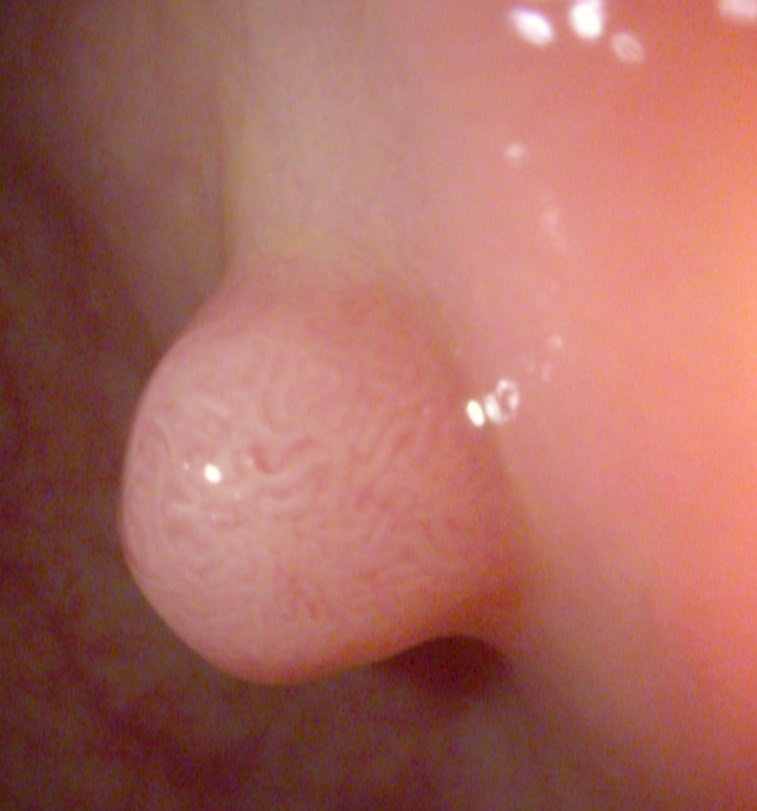
%> input picture polyp1.jpg, 757 x 811 px
$ octave task8.m   (GNU Octave 9; MATLAB toolbox functions it lacks are replaced by stand-ins)
%> lines starting %> are read from the running program, lines starting %| are printed output that depends on the picture; in (x1, y1, x2, y2) boxes, pixels count from 0 and x2, y2 are one past the last pixel; in counts of white or black regions, pixels touching at a corner belong together; the program's own positions count from 1
I = imread('polyp1.jpg');
%> I is the input picture: size 811x757x3 uint8; mean R, G, B 168.8, 105.6, 95.8
hsv = rgb2hsv(I);
%> hsv: size 811x757x3 double; mean H, S, V 0.142, 0.458, 0.662
h = hsv(:, :, 1); % Hue image.
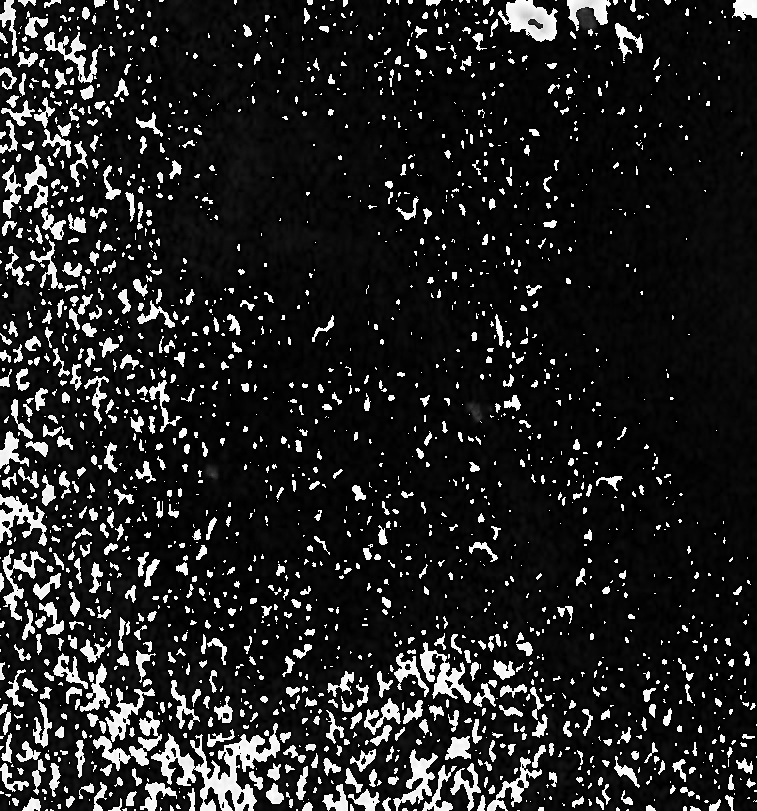
%> h: size 811x757 double; min 0, max 0.998, mean 0.142
s = hsv(:, :, 2); % Saturation image.
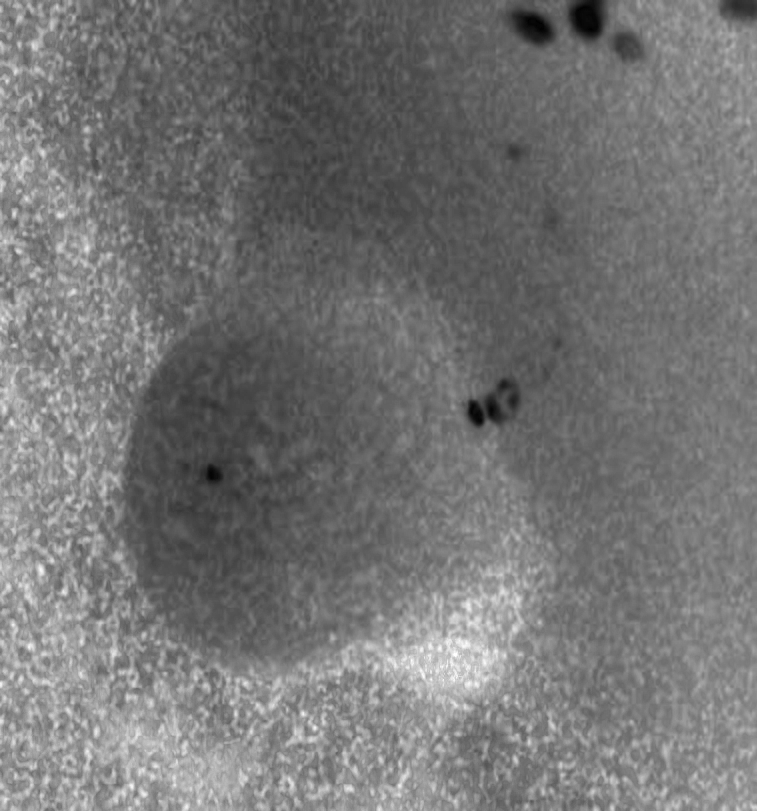
%> s: size 811x757 double; min 0.00392, max 1, mean 0.458
v = hsv(:, :, 3); % Value (intensity) image.
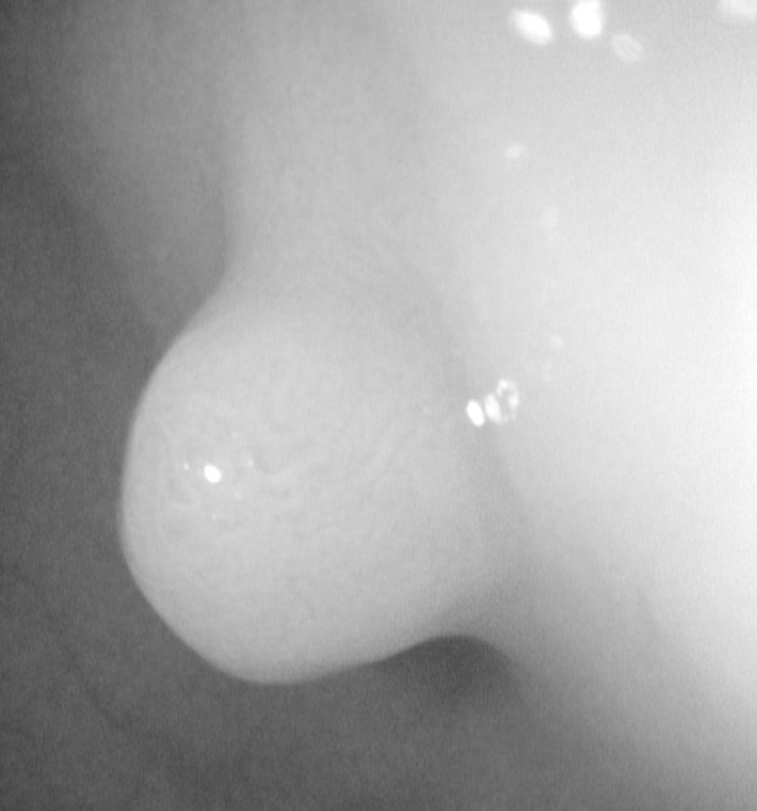
%> v: size 811x757 double; min 0.259, max 1, mean 0.662

imshow(h);

figure(2), imshow(s);
figure(3), imshow(s);

D = im2double(s);                            %converts to double
    E = graythresh(D);                           % threshold according to original image
%> E = 0.478

    bin = im2bw(D, 0.8);
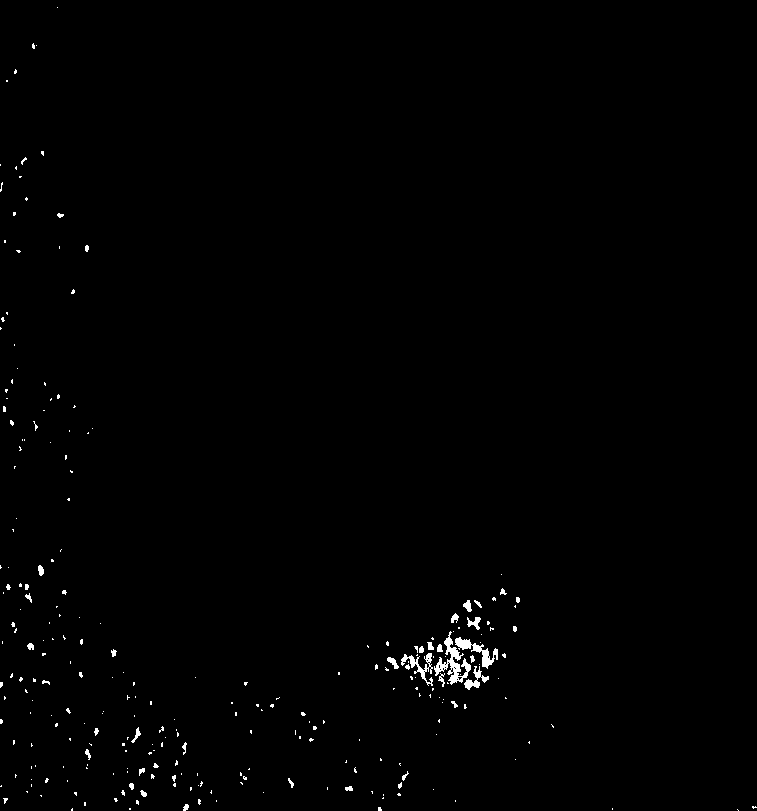
%> bin: size 811x757 logical; 0.67% white; 263 white regions (225 under 20 px), largest, box (x1, y1, x2, y2) and area: (434, 631, 471, 685) 634, (455, 637, 498, 669) 407, (401, 653, 433, 686) 314

    figure(4), imshow(bin);

$ run again, with 2.jpg copied over polyp1.jpg
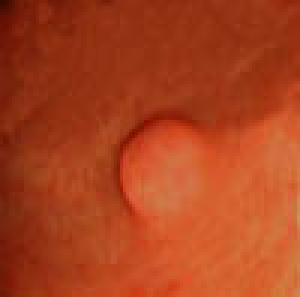
%> input picture 2.jpg, 100 x 99 px (shown 3 times larger)
%> I is the input picture: size 99x100x3 uint8; mean R, G, B 171.5, 66.3, 30
%> hsv: size 99x100x3 double; mean H, S, V 0.0424, 0.835, 0.673
%> `v = hsv(:, :, 3);`:
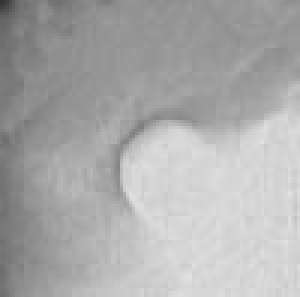
%> v: size 99x100 double (shown 3 times larger); min 0.204, max 0.886, mean 0.673
%> E = 0.816
%> `bin = im2bw(D, 0.8);`:
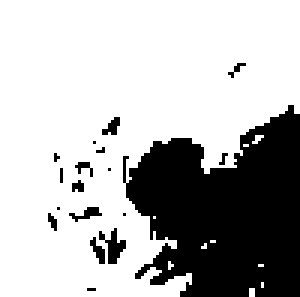
%> bin: size 99x100 logical (shown 3 times larger); 71.6% white; 18 black regions (13 under 20 px), largest, box (x1, y1, x2, y2) and area: (41, 35, 100, 99) 2623, (33, 76, 42, 88) 49, (23, 69, 34, 74) 24, (30, 79, 35, 88) 22, (34, 39, 40, 45) 21

$ run again, with 22.jpg copied over polyp1.jpg
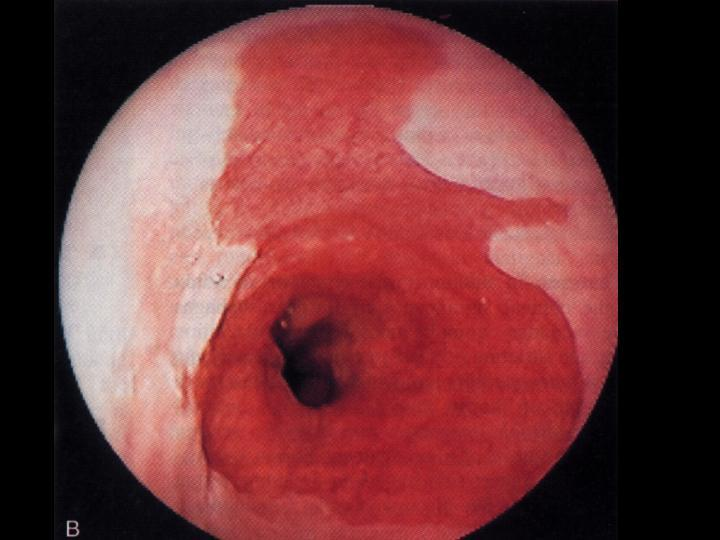
%> input picture 22.jpg, 720 x 540 px
%> I is the input picture: size 540x720x3 uint8; mean R, G, B 113.6, 55.6, 57.5
%> hsv: size 540x720x3 double; mean H, S, V 0.493, 0.417, 0.448
%> `v = hsv(:, :, 3);`:
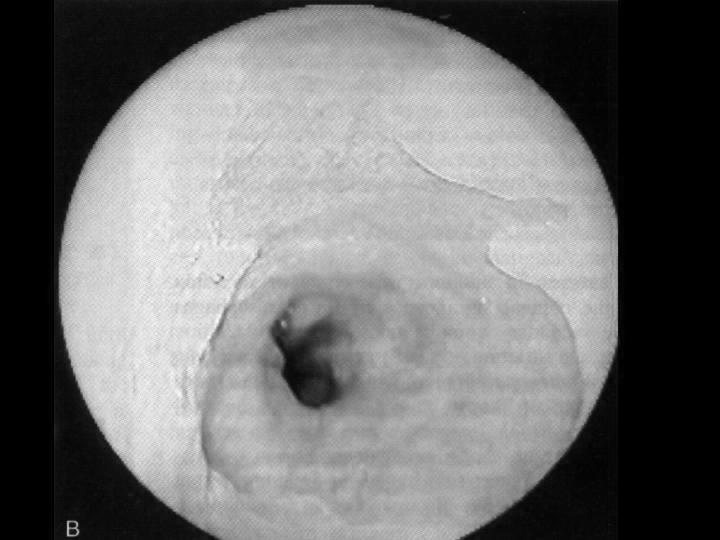
%> v: size 540x720 double; min 0, max 1, mean 0.448
%> E = 0.373
%> `bin = im2bw(D, 0.8);`:
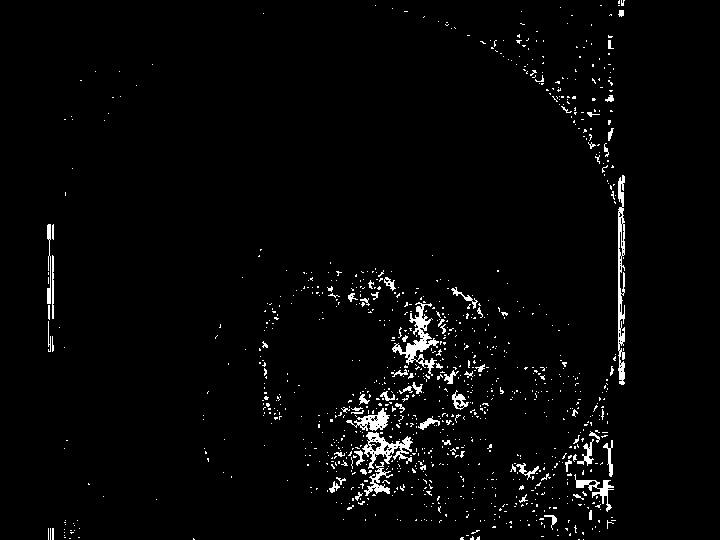
%> bin: size 540x720 logical; 2.6% white in thin lines or dots, all inside (x1, y1, x2, y2) = (47, 0, 625, 540)
